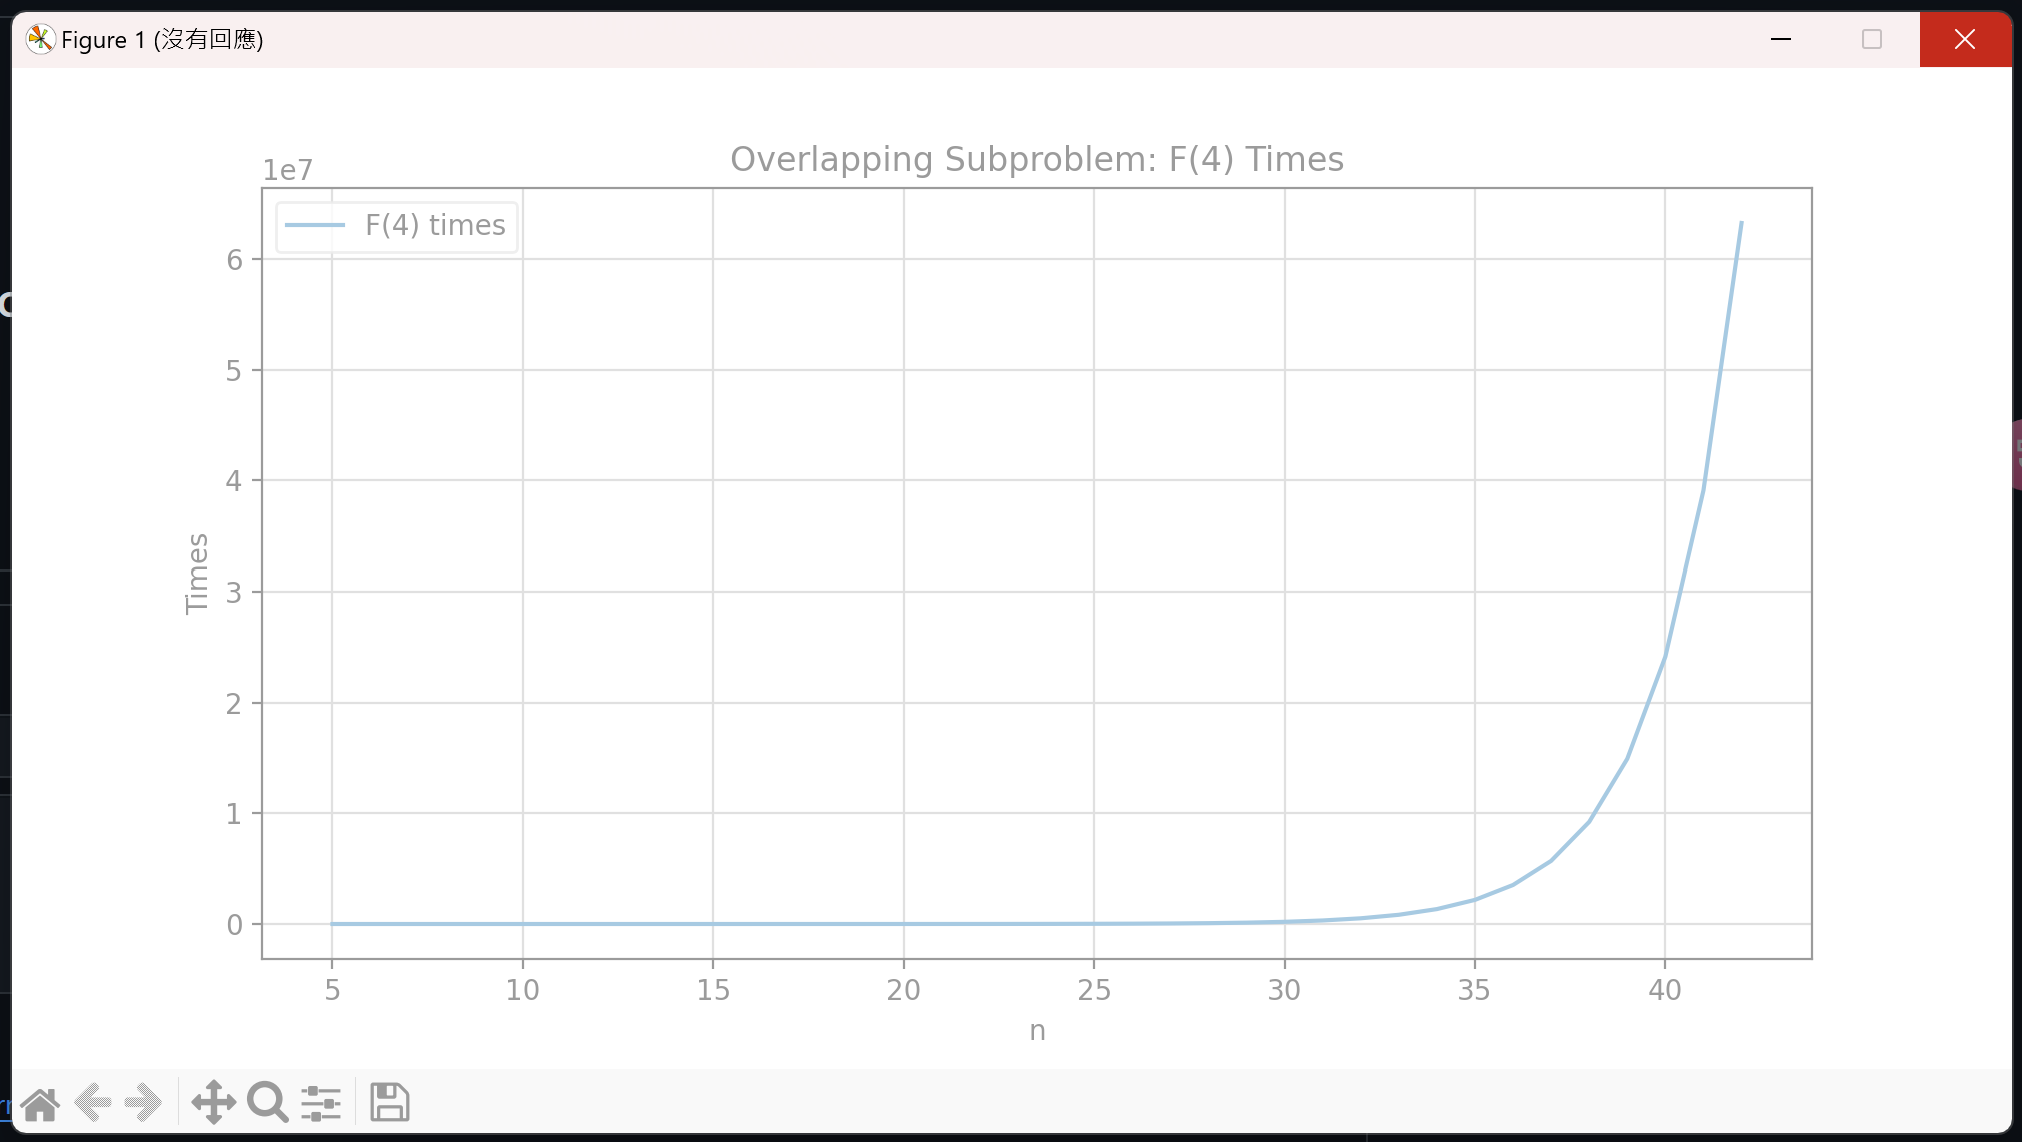

Source code (Python):
import matplotlib.pyplot as plt

f4 = 0
def recurf(n):
    global f4
    if n <= 1:
        return n
    else:
        if n == 4:
            f4 += 1
        return recurf(n-1) + recurf(n-2)

def dpf(n):
    fib = [0, 1]
    for i in range(2, n+1):
        fib.append(fib[i-1] + fib[i-2])
    return fib[n]

def fibonacci(n, memo={}):
    if n in memo:
        return memo[n]
    if n <= 1:
        return n
    else:
        memo[n] = fibonacci(n-1, memo) + fibonacci(n-2, memo)
        return memo[n]

f4_times = []

max_n = 50
plt.figure(figsize=(10, 5))
plt.ion()
plt.show()
for i in range(5, max_n+1):
    recurf(i)
    f4_times.append(f4)
    f4 = 0

    plt.clf()
    plt.plot(range(5, i+1), f4_times, label='F(4) times')
    plt.title('Overlapping Subproblem: F(4) Times')
    plt.xlabel('n')
    plt.ylabel('Times')
    plt.legend()
    plt.grid(True)
    plt.draw()
    plt.pause(0.5)

plt.ioff()
plt.show()
